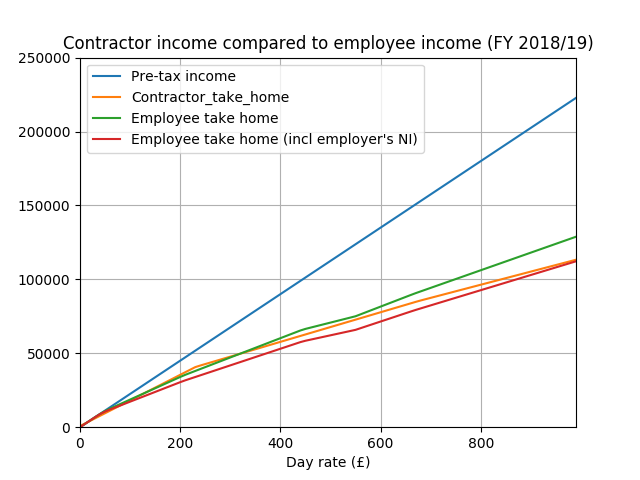

Generate this figure with Python:
#!/usr/bin/env python3

import matplotlib

# matplotlib.use("TkAgg")
import matplotlib.pyplot as plt
import pandas as pd

# FY 2018/2019
WORKING_DAYS_IN_A_YEAR = 225
FLAT_RATE_VAT = 0.165
VAT_RATE = 0.2
CORPORATION_TAX_RATE = 0.19
NI_PRIMARY_THESHOLD = 702 * 12
NI_UPPER_EARNINGS_LIMIT = 3863 * 12
TAX_FREE_ALLOWANCE = 11850


def charged_vat(income: float) -> float:
    return income * VAT_RATE


def paid_vat(income: float) -> float:
    return income * FLAT_RATE_VAT


def corporation_tax(income: float) -> float:
    return income * CORPORATION_TAX_RATE


def contractor_personal_taxes(pre_tax: float) -> float:
    # Assume we pay out salary to the NI Primary Threshold, which is the
    # effective "tax free rate" for contractors
    untaxed = pre_tax
    personal_taxes: float = 0

    untaxed -= NI_PRIMARY_THESHOLD

    # 2,000 of dividends tax free
    untaxed -= 2000

    basic_rate_eligible = min(untaxed, 50000 - NI_PRIMARY_THESHOLD)
    personal_taxes += basic_rate_eligible * 0.075
    untaxed -= basic_rate_eligible

    higher_rate_eligible = min(untaxed, 100 * 1000)
    personal_taxes += higher_rate_eligible * 0.4
    untaxed -= higher_rate_eligible

    additional_rate_eligible = untaxed
    personal_taxes += additional_rate_eligible * 0.45
    untaxed -= additional_rate_eligible

    return personal_taxes


def calculate_tax_free_allowance(pre_tax):
    if pre_tax < 100000:
        return min(TAX_FREE_ALLOWANCE, pre_tax)
    else:
        return max(0, TAX_FREE_ALLOWANCE - ((pre_tax - 100000) / 2))


def income_tax(pre_tax: float) -> float:
    income_tax_payable: float = 0
    untaxed = pre_tax

    tax_free_allowance = calculate_tax_free_allowance(pre_tax)
    untaxed -= tax_free_allowance

    basic_rate_eligible = min(untaxed, 34_500)
    basic_rate_tax = basic_rate_eligible * 0.2
    income_tax_payable += basic_rate_tax
    untaxed -= basic_rate_eligible

    higher_rate_eligible = min(untaxed, 150_000 - 34_500)
    higher_rate_tax = higher_rate_eligible * 0.4
    income_tax_payable += higher_rate_tax
    untaxed -= higher_rate_eligible

    additional_rate_eligible = untaxed
    additional_rate_tax = untaxed * 0.45
    income_tax_payable += additional_rate_tax

    return income_tax_payable


def national_insurance(pre_ni):
    earnings_above_pt = max(0, pre_ni - NI_PRIMARY_THESHOLD)
    earnings_above_uel = max(0, pre_ni - NI_UPPER_EARNINGS_LIMIT)
    ni = (earnings_above_pt - earnings_above_uel) * 0.12
    ni += earnings_above_uel * 0.02
    return ni

def employers_national_insurance(pre_ni):
    earnings_above_pt = max(0, pre_ni - NI_PRIMARY_THESHOLD)
    return earnings_above_pt * 0.138

def main():
    DAY_RATE_COLNAME = "Day rate (£)"
    PRE_TAX_INCOME_COLNAME = "Pre-tax income"
    CONTRACTOR_TAKE_HOME_COLNAME = "Contractor_take_home"
    E_TAKE_HOME_COLNAME = "Employee take home"

    df = pd.DataFrame(
        data=[
            (day_rate, day_rate * WORKING_DAYS_IN_A_YEAR)
            for day_rate in range(0, 1000, 10)
        ],
        columns=(DAY_RATE_COLNAME, PRE_TAX_INCOME_COLNAME),
    )
    df = df.set_index([DAY_RATE_COLNAME])

    df[CONTRACTOR_TAKE_HOME_COLNAME] = df[PRE_TAX_INCOME_COLNAME] + df[
        PRE_TAX_INCOME_COLNAME
    ].apply(charged_vat)
    df[CONTRACTOR_TAKE_HOME_COLNAME] -= df[PRE_TAX_INCOME_COLNAME].apply(paid_vat)
    df[CONTRACTOR_TAKE_HOME_COLNAME] -= df[PRE_TAX_INCOME_COLNAME].apply(
        corporation_tax
    )
    df[CONTRACTOR_TAKE_HOME_COLNAME] -= df[PRE_TAX_INCOME_COLNAME].apply(
        contractor_personal_taxes
    )

    df[E_TAKE_HOME_COLNAME] = df[PRE_TAX_INCOME_COLNAME] - df[PRE_TAX_INCOME_COLNAME].apply(income_tax)
    df[E_TAKE_HOME_COLNAME] -= df[PRE_TAX_INCOME_COLNAME].apply(national_insurance)

    df["Employee take home (incl employer's NI)"] = df[E_TAKE_HOME_COLNAME]
    df["Employee take home (incl employer's NI)"] -= df[E_TAKE_HOME_COLNAME].apply(employers_national_insurance)

    fig, ax = plt.subplots()

    axes = plt.gca()
    axes.set_ylim([0, 250 * 1000])

    df.plot(title="Contractor income compared to employee income (FY 2018/19)", ax=ax)
    plt.grid()
    plt.savefig("day_rate_to_income.png")


if __name__ == "__main__":
    main()
